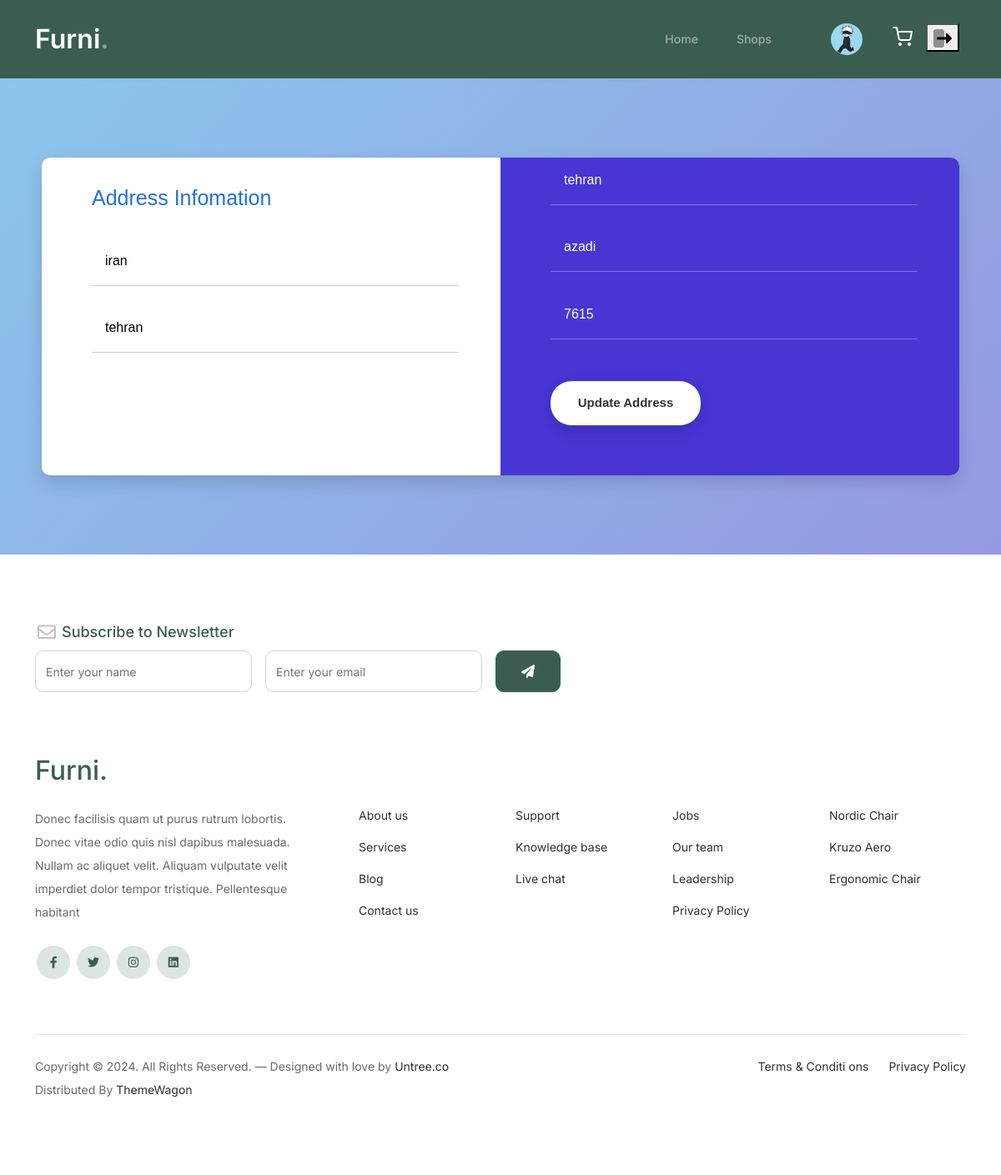
The app's page /address/edit/ (signed in), older data.
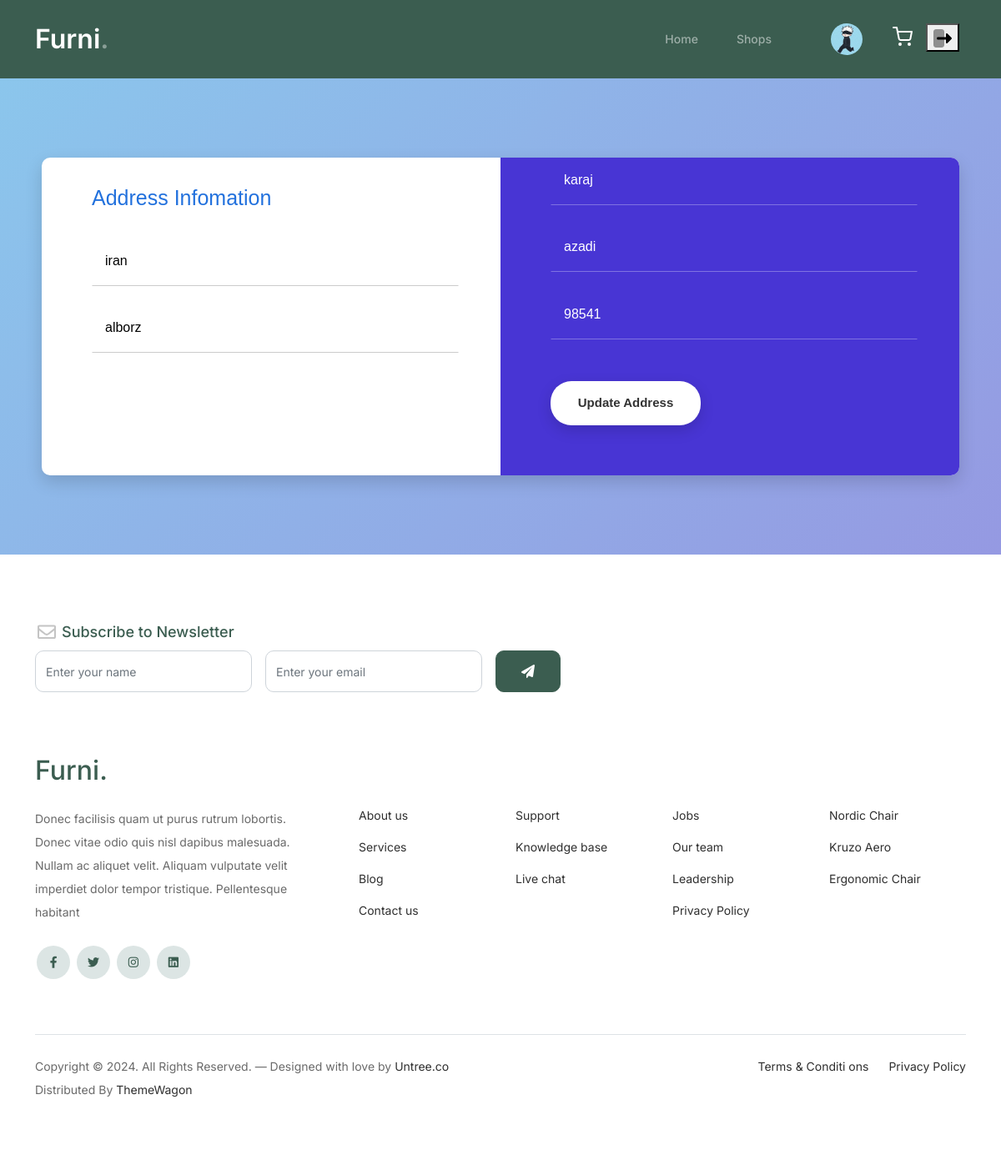
The same page, newer data.
### accounts/models.py (models this page shows, shortened)
class Address(models.Model):
    country = models.CharField(max_length=64)
    state = models.CharField(max_length=64)
    city = models.CharField(max_length=64)
    street = models.CharField(max_length=64)
    zip_code = models.IntegerField()
    user = models.ForeignKey(User, on_delete=models.CASCADE)
    class Meta:
        verbose_name = "آدرس"
        verbose_name_plural = "آدرس کاربران"

### website/views.py (the view)
# urls.py: path("address/edit/",AddressUserUpdateView.as_view(),name="update_address"),
class AddressUserUpdateView(NavbarUserTypeMixin, UpdateView):
    template_name = "profile/address_update.html"
    form_class = AddressForm
    success_url = reverse_lazy("profile")
    def get_object(self):
        return Address.objects.get(user=self.request.user)

### accounts/forms.py
class AddressForm(forms.ModelForm):
    class Meta:
        model = Address
        fields = ["country","state","city","street","zip_code"]
    def __init__(self, *args, **kwargs):
        super(AddressForm,self).__init__(*args, **kwargs)
        self.fields["country"].widget.attrs["placeholder"] = "Country"
        self.fields["state"].widget.attrs["placeholder"] = "State"
        self.fields["city"].widget.attrs["placeholder"] = "City"
        self.fields["street"].widget.attrs["placeholder"] = "Street"
        self.fields["zip_code"].widget.attrs["placeholder"] = "Zip Code"

### cart/templatetags/poll_extra.py (called while the page is built)
@register.filter
def navbar(obj):
    return f"nav/{obj}.html"

### website/views.py (called while the page is built)
    def get_user(self):
        return self.UserType(self.request.user).validate()

    def get_context_data(self, **kwargs):
        context = super(NavbarUserTypeMixin, self).get_context_data(**kwargs)
        user = self.get_user()
        context["user_nav"], context["user_image"] = user.user_type, user.image
        return context

        def get_profile(self):
            if self.user_type != "goust":
                self.profile = Profile.objects.get(user=self.user)
                return self.profile

### templates/profile/address_update.html
{% extends "base.html" %}
{% block content %}
{% include "profile/address_form.html" %}
{% endblock content %}

### templates/profile/address_form.html
{% extends "register/main_register_form.html" %}
{% block register_model %}
<div class="form-left">
    <h2>Address Infomation</h2>
    <div class="form-row">
        {{form.country}}
      </div>
      <div class="form-row">
        {{form.state}}
      </div>
    </div>
<div class="form-right">
      <div class="form-row">
        {{form.city}}
      </div>
      <div class="form-row">
        {{form.street}}
      </div>
      <div class="form-row">
        {{form.zip_code}}
      </div>
    <div class="form-row-last">
      <input type="submit" name="register" class="register" value="Update Address">
    </div>
  </div>
{% endblock register_model %}

Row changes from the older to the newer data that the page shows:
changed Address "iran": state "tehran" → "alborz"; city "tehran" → "karaj"; zip_code "7615" → "98541"
